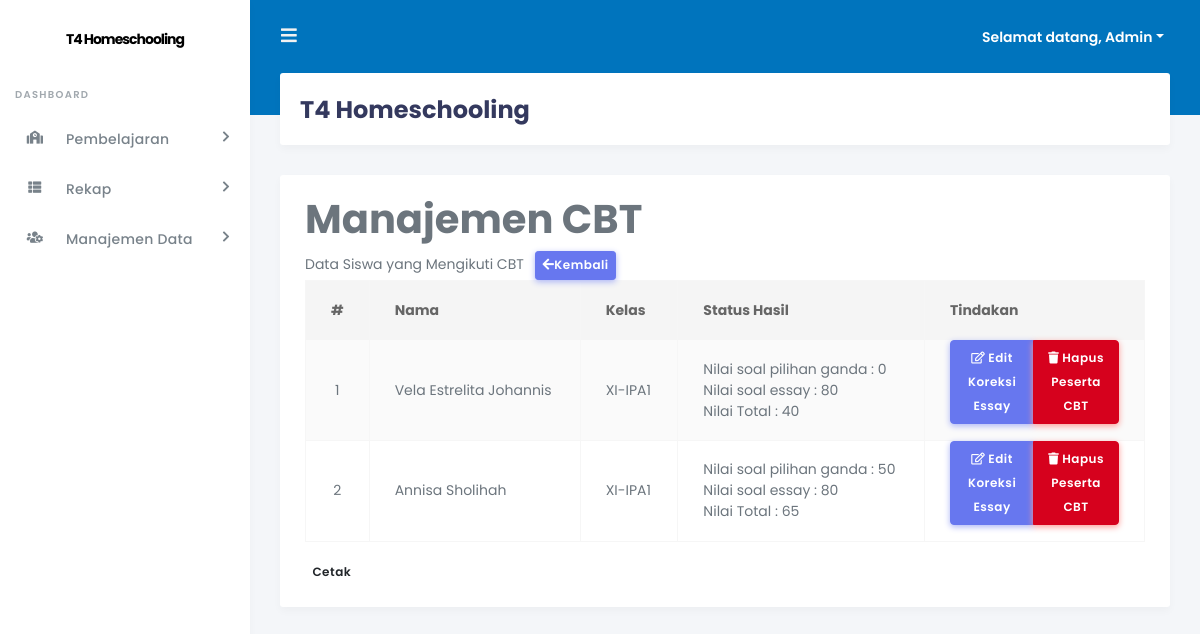
The page /admin/index.php?page=quiz&action=pesertakoreksi&id_tc=11 (signed in) on the database its author committed.
### tables this page shows
CREATE TABLE `tb_nilai_pilgan` (
  `id` int(11) NOT NULL,
  `id_tc` int(4) NOT NULL,
  `id_siswa` int(4) NOT NULL,
  `benar` int(4) NOT NULL,
  `salah` int(4) NOT NULL,
  `tidak_dikerjakan` int(4) NOT NULL,
  `presentase` int(6) NOT NULL
);

CREATE TABLE `tb_siswa` (
  `id_siswa` int(11) NOT NULL,
  `nis` varchar(20) NOT NULL,
  `nama_lengkap` varchar(50) NOT NULL,
  `tempat_lahir` varchar(20) NOT NULL,
  `tgl_lahir` date NOT NULL,
  `jenis_kelamin` enum('L','P') NOT NULL,
  `agama` varchar(20) NOT NULL,
  `alamat` text NOT NULL,
  `id_kelas` varchar(5) NOT NULL,
  `thn_masuk` int(5) NOT NULL,
  `foto` varchar(100) NOT NULL,
  `username` varchar(40) NOT NULL,
  `password` varchar(40) NOT NULL,
  `pass` varchar(40) NOT NULL,
  `status` enum('aktif','tidak aktif') NOT NULL
);

CREATE TABLE `tb_kelas` (
  `id_kelas` int(11) NOT NULL,
  `nama_kelas` varchar(50) NOT NULL,
  `wali_kelas` int(5) NOT NULL,
  `ketua_kelas` int(5) NOT NULL
);

CREATE TABLE `tb_nilai_essay` (
  `id` int(11) NOT NULL,
  `id_tc` int(5) NOT NULL,
  `id_siswa` int(5) NOT NULL,
  `nilai` double NOT NULL
);

### admin/inc/peserta_koreksi.php (the view)
<div class="row">
	<div class="col-md-12">
	<div class="panel panel-default">
	    <div class="panel-heading">
	        Data Siswa yang Mengikuti CBT &nbsp; <a href="?page=quiz" class="btn btn-primary btn-sm"><i class="fas fa-arrow-left"></i>Kembali</a>
	    </div>
	    <div class="panel-body">
            <div class="table-responsive">
				<table class="table table-striped table-bordered table-hover" id="example">
                    <thead>
                        <tr>
                            <th>#</th>
                            <th>Nama</th>
                            <th>Kelas</th>
                            <th>Status Hasil</th>
                            <th>Tindakan</th>
                        </tr>
                    </thead>
                    <tbody>
					<?php
                    $sql_siswa_mengikuti_tes = mysqli_query($db, "SELECT * FROM tb_nilai_pilgan JOIN tb_siswa ON tb_nilai_pilgan.id_siswa = tb_siswa.id_siswa JOIN tb_kelas ON tb_siswa.id_kelas = tb_kelas.id_kelas WHERE id_tc = '$id_tc'") or die($db->error);
                    if (mysqli_num_rows($sql_siswa_mengikuti_tes) > 0) {
                        while ($data_siswa_mengikuti_tes = mysqli_fetch_array($sql_siswa_mengikuti_tes)) {
                            ?>
                            <tr>
                                <td align="center" width="40px"><?php echo $no++; ?></td>
                                <td><?php echo $data_siswa_mengikuti_tes['nama_lengkap']; ?></td>
                                <td><?php echo $data_siswa_mengikuti_tes['nama_kelas']; ?></td>
                            	<?php
                                $sql_pilgan = mysqli_query($db, "SELECT * FROM tb_nilai_pilgan WHERE id_siswa = '$data_siswa_mengikuti_tes[id_siswa]' AND id_tc = '$id_tc'") or die($db->error);
                            $data_pilgan = mysqli_fetch_array($sql_pilgan);
                            $sql_jwb = mysqli_query($db, "SELECT * FROM tb_jawaban WHERE id_siswa = '$data_siswa_mengikuti_tes[id_siswa]' AND id_tc = '$id_tc'") or die($db->error);
                            $sql_essay = mysqli_query($db, "SELECT * FROM tb_nilai_essay WHERE id_siswa = '$data_siswa_mengikuti_tes[id_siswa]' AND id_tc = '$id_tc'") or die($db->error);
                            $data_essay = mysqli_fetch_array($sql_essay); ?>
                            	<td>
                            		Nilai soal pilihan ganda : <?php echo $data_pilgan['presentase']; ?><br />
                            		Nilai soal essay :
                            		<?php
                                    if (mysqli_num_rows($sql_jwb) > 0) {
                                        if (mysqli_num_rows($sql_essay) > 0) {
                                            echo $data_essay['nilai'];
                                        } else {
                                            echo "(belum dikoreksi)";
                                        }
                                    } else {
                                        echo "CBT ini tidak ada soal essay";
                                    } ?><br />
																Nilai Total :
																<?php echo($data_pilgan['presentase']+$data_essay['nilai'])/2; ?>
                            	</td>
                                <td align="center" width="220px">
																	<div class="btn-group mb-3" role="group" aria-label="Basic example">
                                    <?php
                                    if (mysqli_num_rows($sql_jwb) > 0) {
                                        if (mysqli_num_rows($sql_essay) > 0) { ?>
                                            <a href="?page=quiz&action=koreksi&hal=editessay&id_tc=<?php echo $id_tc; ?>&id_siswa=<?php echo $data_siswa_mengikuti_tes['id_siswa']; ?>&id_nilai=<?php echo $data_essay['id']; ?>" class="btn btn-icon icon-left btn-primary"> <i class="far fa-edit"></i>Edit Koreksi Essay</a>
                                        <?php
                                        } else { ?>
                                            <a href="?page=quiz&action=koreksi&hal=essay&id_tc=<?php echo $id_tc; ?>&id_siswa=<?php echo $data_siswa_mengikuti_tes['id_siswa']; ?>" class="btn btn-icon icon-left btn-secondary"><i class="fas fa-check-square"></i>Koreksi Essay</a>
                                        <?php
                                        }
                                    } ?>
                                    <a onclick="return confirm('Yakin akan menghapus siswa ini dari daftar peserta ujian?');" href="?page=quiz&action=hapuspeserta&id_tc=<?php echo $id_tc; ?>&id_siswa=<?php echo $data_siswa_mengikuti_tes['id_siswa']; ?>" class="btn btn-icon icon-left btn-danger"><i class="fas fa-trash"></i>Hapus Peserta CBT</a>
																	</div>
																</td>
                            </tr>
    					<?php
                        }
                    } else {
                        echo '<tr><td colspan="5" align="center">Data tidak ditemukan</td></tr>';
                    } ?>
                    </tbody>
                </table>
                <?php if (mysqli_num_rows($sql_siswa_mengikuti_tes) > 0) { ?>
                    <a href="./laporan/cetak.php?data=quiz&id_tc=<?php echo $id_tc; ?>" target="_blank" class="btn btn-default btn-sm">Cetak</a>
                <?php } ?>
            </div>
        </div>
	</div>
</div>

### admin/index.php (shortened to what this page needs)
<?php
include "../+koneksi.php";
if (@$_SESSION['admin'] || @$_SESSION['pengajar']) {
    ?>
<!DOCTYPE html>
<html>
<head>
    <link rel="stylesheet" href="https://stackpath.bootstrapcdn.com/bootstrap/4.4.1/css/bootstrap.min.css">
    <link rel="stylesheet" href="https://use.fontawesome.com/releases/v5.7.2/css/all.css">
    <link href="http://cdnjs.cloudflare.com/ajax/libs/summernote/0.8.9/summernote.css" rel="stylesheet">
    <link rel="stylesheet" type="text/css" href="https://cdn.datatables.net/1.10.22/css/dataTables.bootstrap4.min.css"/>
    <link rel="stylesheet" type="text/css" href="https://cdn.datatables.net/buttons/1.6.5/css/buttons.bootstrap4.min.css"/>
    <link rel="stylesheet" type="text/css" href="https://cdn.datatables.net/fixedcolumns/3.3.1/css/fixedColumns.bootstrap4.min.css"/>
    <link rel="stylesheet" type="text/css" href="https://cdn.datatables.net/fixedheader/3.1.7/css/fixedHeader.bootstrap4.min.css"/>
    <link rel="stylesheet" type="text/css" href="https://cdn.datatables.net/keytable/2.5.3/css/keyTable.bootstrap4.min.css"/>
    <link rel="stylesheet" type="text/css" href="https://cdn.datatables.net/responsive/2.2.6/css/responsive.bootstrap4.min.css"/>
    <link rel="stylesheet" type="text/css" href="https://cdn.datatables.net/scroller/2.0.3/css/scroller.bootstrap4.min.css"/>
    <link rel="stylesheet" type="text/css" href="https://cdn.datatables.net/searchbuilder/1.0.0/css/searchBuilder.bootstrap4.min.css"/>
    <link rel="stylesheet" type="text/css" href="https://cdn.datatables.net/searchpanes/1.2.1/css/searchPanes.bootstrap4.min.css"/>
    <link rel="stylesheet" type="text/css" href="https://cdn.datatables.net/select/1.3.1/css/select.bootstrap4.min.css"/>
    <link rel="stylesheet" href="stisla/assets/css/style.css">
    <link rel="stylesheet" href="stisla/assets/css/components.css">
</head>
<body>
  <div id="app">
    <div class="main-wrapper">
      <div class="navbar-bg"></div>
      <nav class="navbar navbar-expand-lg main-navbar">
        <form class="form-inline mr-auto">
          <ul class="navbar-nav mr-3">
            <li><a href="#" data-toggle="sidebar" class="nav-link nav-link-lg"><i class="fas fa-bars"></i></a></li>
          </ul>
        </form>
        <ul class="navbar-nav navbar-right">
          <li class="dropdown"><a href="#" data-toggle="dropdown" class="nav-link dropdown-toggle nav-link-lg nav-link-user">
            <div class="d-sm-none d-lg-inline-block">Selamat datang,
              <?php
              if (@$_SESSION['admin']) {
                  $sesi_id = @$_SESSION['admin'];
                  $level = "admin";
              } elseif (@$_SESSION['pengajar']) {
                  $sesi_id = @$_SESSION['pengajar'];
                  $level = "pengajar";
              }
    if ($level == 'admin') {
        $sql_terlogin = mysqli_query($db, "SELECT * FROM tb_admin WHERE id_admin = '$sesi_id'") or die($db->error);
    } elseif ($level == 'pengajar') {
        $sql_terlogin = mysqli_query($db, "SELECT * FROM tb_pengajar WHERE id_pengajar = '$sesi_id'") or die($db->error);
    }
    $data_terlogin = mysqli_fetch_array($sql_terlogin);
    echo ucfirst($data_terlogin['username']); ?>
              </div></a>
          </li>
        </ul>
      </nav>
      <div class="main-sidebar">
        <aside id="sidebar-wrapper">
          <div class="sidebar-brand">
            <a href="./">T4 Homeschooling</a>
          </div>
          <ul class="sidebar-menu">
              <li class="menu-header">Dashboard</li>
              <?php
              if (@$_SESSION['admin']) {
                  ?>
                  <li class="nav-item dropdown">
                    <a href="#" class="nav-link has-dropdown"><i class="fas fa-school"></i><span>Pembelajaran</span></a>
              </li>
                      <li class="nav-item dropdown">
                        <a href="#" class="nav-link has-dropdown"><i class="fas fa-th-list"></i><span>Rekap</span></a>
                  </li>
                  <li class="nav-item dropdown">
                    <a href="#" class="nav-link has-dropdown"><i class="fas fa-users-cog"></i><span>Manajemen Data</span></a>
                  </li>
          <?php
              } ?>
          </ul>
        </aside>
      </div>
      <div class="main-content">
        <section class="section">
          <div class="section-header">
            <h1>T4 Homeschooling</h1>
          </div>
          <div class="section-body">
            <div class="card-wrap">
            <div class="row">
              <div class="col-12">
                <div class="card">
            <div class="card-body">
                <?php
                if (@$_GET['page'] == '') {
                    include "inc/dashboard.php";
                } elseif (@$_GET['page'] == 'pengajar') {
                    include "inc/pengajar.php";
                } elseif (@$_GET['page'] == 'siswaregistrasi') {
                    include "inc/siswaregistrasi.php";
                } elseif (@$_GET['page'] == 'siswa') {
                    include "inc/siswa.php";
                } elseif (@$_GET['page'] == 'kelas') {
                    include "inc/kelas.php";
                } elseif (@$_GET['page'] == 'mapel') {
                    include "inc/mapel.php";
                } elseif (@$_GET['page'] == 'quiz') {
                    include "inc/quiz.php";
                } elseif (@$_GET['page'] == 'tugas') {
                    include "inc/tugas.php";
                } elseif (@$_GET['page'] == 'materi') {
                    include "inc/materi.php";
                } elseif (@$_GET['page'] == 'pengumuman') {
                    include "inc/pengumuman.php";
                } elseif (@$_GET['page'] == 'jurnal') {
                    include "inc/jurnal.php";
                } elseif (@$_GET['page'] == 'rekappresensisiswa') {
                    include "inc/rekappresensisiswa.php";
                } elseif (@$_GET['page'] == 'rekapjurnalpengajar') {
                    include "inc/rekapjurnalpengajar.php";
                } elseif (@$_GET['page'] == 'rekapnilaisiswa') {
                    include "inc/rekapnilaisiswa.php";
                } elseif (@$_GET['page'] == 'rekapnilaitugas') {
                    include "inc/rekapnilaitugas.php";
                } elseif (@$_GET['page'] == 'importdatapengajar') {
                    include "inc/form_import_data_pengajar.php";
                } elseif (@$_GET['page'] == 'importtugas') {
                    include "inc/form_import_tugas.php";
                } elseif (@$_GET['page'] == 'meet') {
                    include "inc/meet.php";
                } elseif (@$_GET['page'] == 'room1') {
                    include "vcon/iframe/iframe-room1.php";
                } elseif (@$_GET['page'] == 'room2') {
                    include "vcon/iframe/iframe-room2.php";
                } elseif (@$_GET['page'] == 'room3') {
                    include "vcon/iframe/iframe-room3.php";
                } elseif (@$_GET['page'] == 'room4') {
                    include "vcon/iframe/iframe-room4.php";
                } elseif (@$_GET['page'] == 'room-rapat-guru') {
                    include "vcon/room-rapat-guru.php";
                } else {
                    echo "<div class='col-xs-12'><div class='alert alert-danger'>[404] Halaman tidak ditemukan! Silahkan pilih menu yang ada!</div></div>";
                } ?>
              </div>
              </div>
            </div>
          </div>
              </div>
            </section>
          </div>
            </div>
        </div>
</body>
</html>
<?php
} else {
                    include "login.php";
                }
?>

### rows shown on the page
tb_nilai_pilgan: id_siswa.nama_lengkap "Vela Estrelita Johannis", tb_kelas.nama_kelas "XI-IPA1", presentase "0", tb_nilai_essay.nilai "80", ($data_pilgan['presentase']+$data_essay['nilai'])/2 "40"
tb_nilai_pilgan: id_siswa.nama_lengkap "Annisa Sholihah", tb_kelas.nama_kelas "XI-IPA1", presentase "50", tb_nilai_essay.nilai "80", ($data_pilgan['presentase']+$data_essay['nilai'])/2 "65"

### other values the page prints
$data_terlogin['username'] "Admin"
